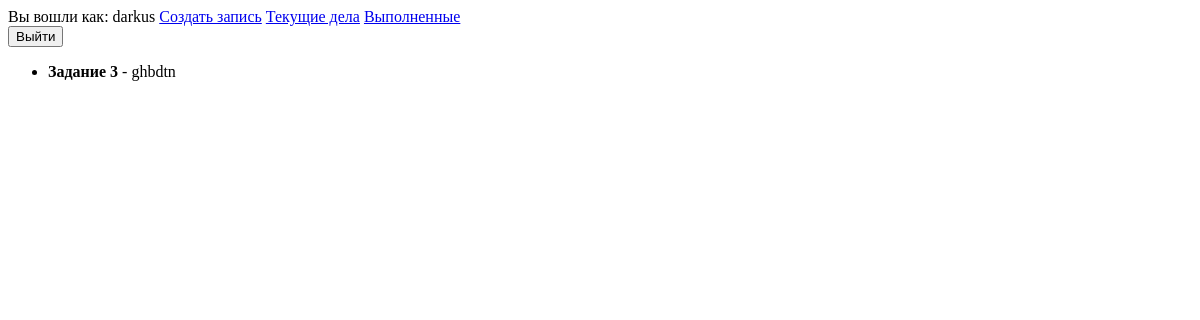
/current/ (signed in), run on an earlier commit of the app's database.
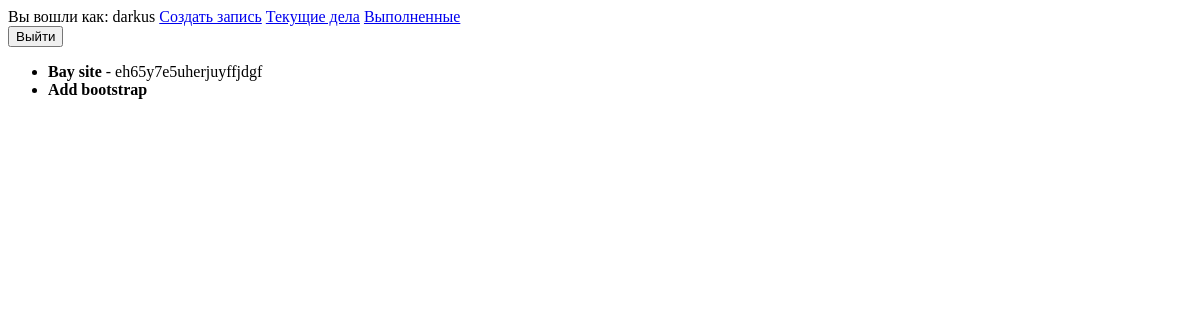
And on a later commit of the database.
### todo/models.py (models this page shows, shortened)
class Todo(models.Model):
    title = models.CharField(max_length=100)
    memo = models.TextField(blank=True)
    date_time = models.DateTimeField(auto_now_add=True)
    date_completed = models.DateTimeField(null=True, blank=True)
    important = models.BooleanField(default=False)
    user = models.ForeignKey(User, on_delete=models.CASCADE)

### todo/views.py (the view)
# urls.py: path('current/', views.current_todos, name='current_todos'),
@login_required
def current_todos(request):
    todos = Todo.objects.filter(user=request.user, date_completed__isnull=True)
    return render(request, 'current_todos.html', {'todos':todos})

### templates/current_todos.html (shortened to what this page needs)
<!DOCTYPE html>
<html lang="en">
<head>
</head>
<body>
{% extends 'base.html' %}
{% block content %}
<ul>
    {% for todo in todos %}
    <li>
        {% if todo.important %}<b>{% endif %}{{ todo.title }}
        {% if todo.important %}</b>{% endif %}
        {% if todo.memo %} - {{ todo.memo }}{% endif %}
    </li>
    {% endfor %}
</ul>
{% endblock %}

### templates/base.html (shortened to what this page needs)
<!DOCTYPE html>
<html lang="en">
<head>
</head>
<body>
{% if user.is_authenticated %}
    Вы вошли как: {{ user.username }}
    <a href="{% url 'create_todos' %}">Создать запись</a>
    <a href="{% url 'current_todos' %}">Текущие дела</a>
    <a href="{% url 'complited_todos' %}">Выполненные</a>
    <form action="{% url 'logout_user' %}", method="POST">
        <button type="submit">Выйти</button>
    </form>
{% else %}
    <a href="{% url 'singup_user' %}">Зарегестрироватся</a>
    <a href="{% url 'login_user' %}">Войти</a>
{% endif %}
{% block content %} {% endblock %}
</body>
</html>

What changed in the data, as far as the page shows it:
removed Todo: title "Задание 3", memo "ghbdtn"
added Todo: title "Bay site", memo "eh65y7e5uherjuyffjdgf"
added Todo: title "Add bootstrap"
